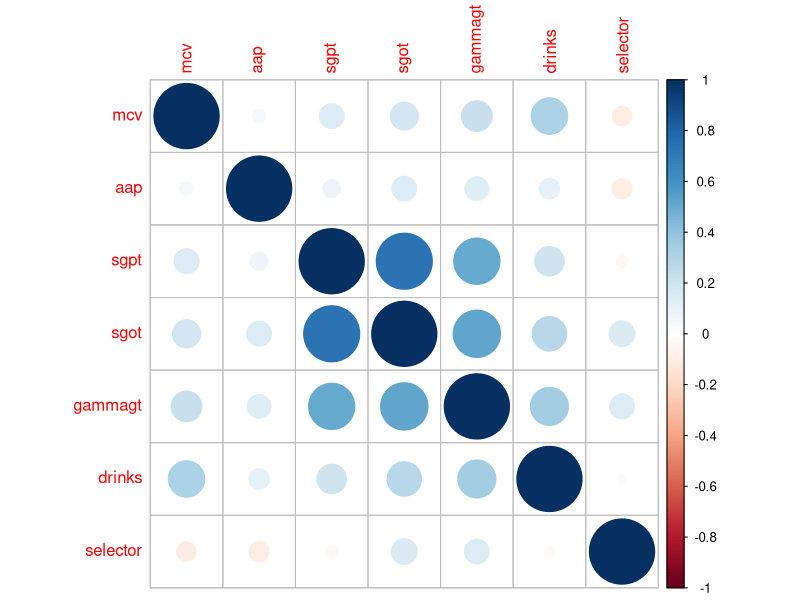
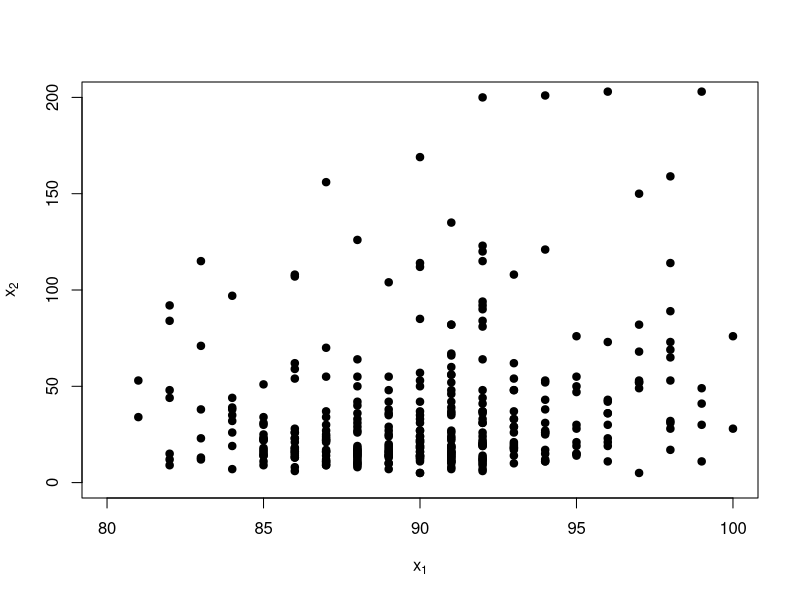
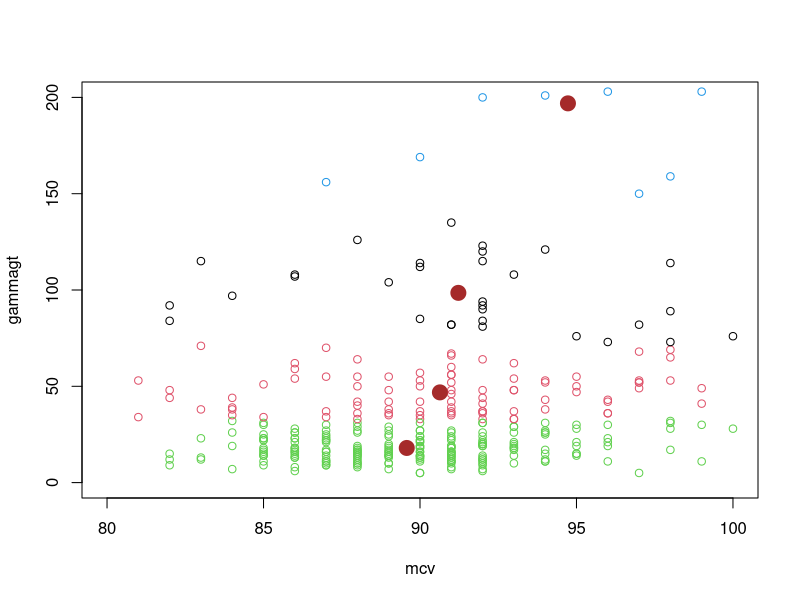

These figures' R source, in order:
leverdata = read.csv("liverDisorder.csv", header = FALSE, col.names = c("mcv", "aap", "sgpt", "sgot", "gammagt", "drinks", "selector"))

#correlation plot
library(corrplot)
res = cor(leverdata)
corrplot(res)

#taking mcv and gammagt columns
x = leverdata[, c("mcv", "gammagt")]
plot(x,pch = 19,xlab = expression(x[1]),ylab = expression(x[2]), xlim=c(80,100), ylim=c(0,200))

#kmeans with 4 clusters and plotting them
fit = kmeans(x, 4)
plot(x, col=fit$cluster, xlim=c(80,100), ylim=c(0,200))
points(fit$center, col='brown', pch=19, cex=2)


library(class)
y = leverdata$drinks
knnfit<-knn(fit$centers, x, as.factor(c(1,2,3,4)))
1-sum(knnfit==y)/length(y)  #0.9246377          
